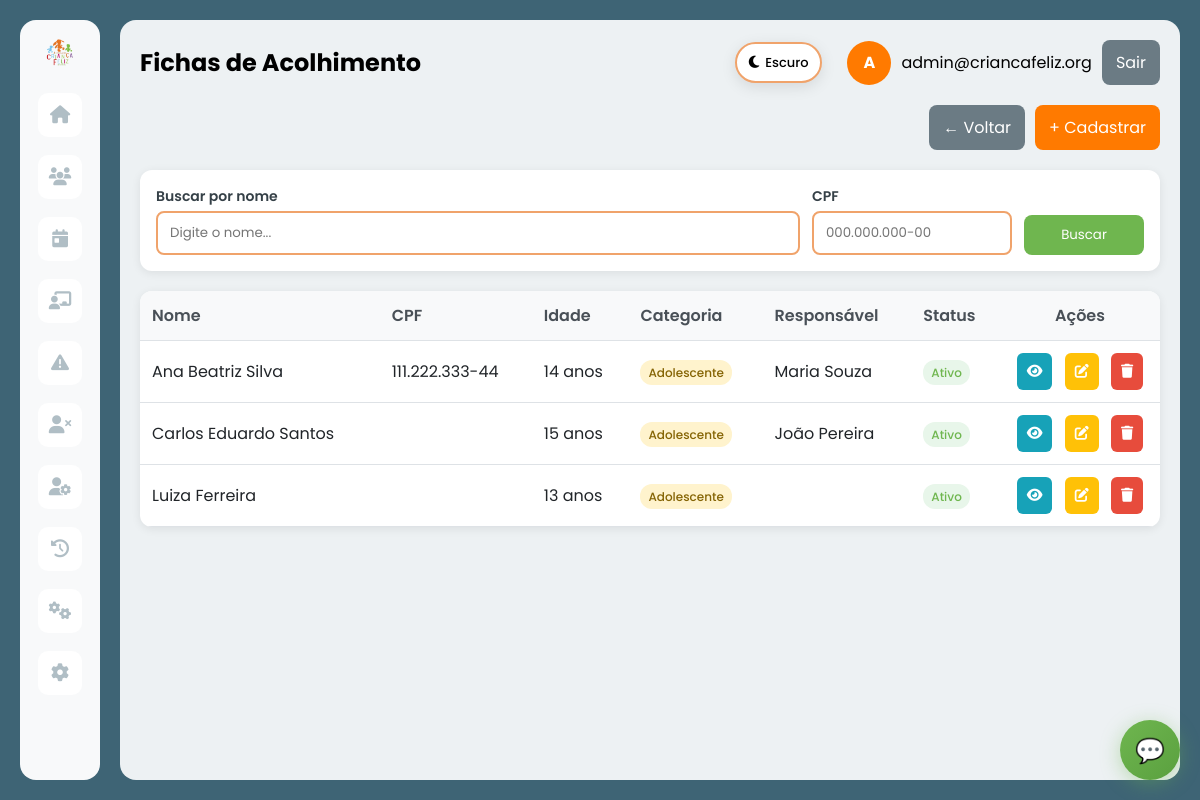
Screenshot of /acolhimento_list.php (signed in) with the database file from the repository.
### tables this page shows
CREATE TABLE IF NOT EXISTS `atendido` (
  `idatendido` int(11) NOT NULL,
  `status` varchar(20) DEFAULT NULL,
  `data_cadastro` date DEFAULT NULL,
  `data_acolhimento` date DEFAULT NULL,
  `nome` varchar(100) DEFAULT NULL,
  `data_nascimento` date DEFAULT NULL,
  `faixa_etaria` varchar(20) DEFAULT NULL,
  `cpf` varchar(14) DEFAULT NULL,
  `rg` varchar(20) DEFAULT NULL,
  `endereco` varchar(255) DEFAULT NULL,
  `foto` varchar(255) DEFAULT NULL,
  `id_responsavel` int(11) DEFAULT NULL
);

CREATE TABLE IF NOT EXISTS `responsavel` (
  `idresponsavel` int(11) NOT NULL,
  `nome` varchar(100) DEFAULT NULL,
  `cpf` varchar(14) DEFAULT NULL,
  `rg` varchar(20) DEFAULT NULL,
  `telefone` varchar(15) DEFAULT NULL,
  `email` varchar(100) DEFAULT NULL,
  `parentesco` varchar(50) DEFAULT NULL,
  `endereco` varchar(255) DEFAULT NULL,
  `numero` varchar(20) DEFAULT NULL,
  `complemento` varchar(100) DEFAULT NULL,
  `bairro` varchar(100) DEFAULT NULL,
  `cidade` varchar(100) DEFAULT NULL,
  `cep` varchar(10) DEFAULT NULL
);

### app/Controllers/BaseController.php (called while the page is built, shortened)
<?php
class BaseController {
    protected $authService;
    public function __construct() {
        $this->authService = new AuthService();
    }
    protected function renderWithLayout($layout, $view, $data = []) {
        $data['currentUser'] = $this->authService->getCurrentUser();
        $data['isLoggedIn'] = $this->authService->isLoggedIn();
        $data['old_input'] = $_SESSION['old_input'] ?? [];
        view($view, $data);
    }
    protected function requireAuth() {
        $this->authService->requireAuth();
    }
}

### app/Controllers/AcolhimentoController.php (called while the page is built, shortened)
<?php
class AcolhimentoController extends BaseController {
    private $acolhimentoService;
    public function __construct() {
        $this->acolhimentoService = new AcolhimentoService();
    }
    public function index() {
        try {
            $page = intval($this->getParam('page', 1));
            $perPage = 10;
            $result = $this->acolhimentoService->listFichas($page, $perPage);
            $data = [
                'title' => 'Fichas de Acolhimento',
                'fichas' => $result['data'] ?? [],
                'pagination' => [
                    'current_page' => $result['current_page'] ?? 1,
                    'last_page' => $result['last_page'] ?? 1,
                    'total' => $result['total'] ?? 0,
                    'per_page' => $result['per_page'] ?? 10
                ],
                'current_page' => $result['current_page'] ?? 1,
                'last_page' => $result['last_page'] ?? 1,
                'per_page' => $result['per_page'] ?? 10,
                'messages' => $this->getFlashMessages(),
                'csrf_token' => $this->generateCSRF()
            ];
            $this->renderWithLayout('main', 'acolhimento/index', $data);
        } catch (Exception $e) {
            $this->handleException($e);
        }
    }
}

### app/Models/AcolhimentoDB.php (called while the page is built, shortened)
<?php
class AcolhimentoDB extends BaseModelDB {
    public function listFichas($page = 1, $perPage = 10) {
        $offset = ($page - 1) * $perPage;
        $stmt = $this->query("
            SELECT
                a.idatendido as id,
                a.nome as nome_completo,
                a.cpf,
                a.data_nascimento,
                a.status,
                r.nome as nome_responsavel
            FROM Atendido a
            LEFT JOIN Responsavel r ON a.id_responsavel = r.idresponsavel
            ORDER BY a.data_cadastro DESC
            LIMIT ? OFFSET ?
        ", [$perPage, $offset]);
        $fichas = $stmt->fetchAll();
        $stmt = $this->query("
            SELECT COUNT(*) as total
            FROM Atendido a
        ");
        $result = $stmt->fetch();
        $total = $result['total'];
        return [
            'data' => $fichas,
            'total' => $total,
            'current_page' => $page,
            'last_page' => ceil($total / $perPage),
            'per_page' => $perPage,
            'page' => $page,
            'perPage' => $perPage,
            'totalPages' => ceil($total / $perPage)
        ];
    }
}

### app/Models/BaseModelDB.php (called while the page is built, shortened)
<?php
abstract class BaseModelDB {
    protected $pdo;
    public function __construct($table, $primaryKey = 'id') {
        $this->pdo = Database::getConnection();
    }
    protected function query($sql, $params = []) {
        $stmt = $this->pdo->prepare($sql);
        $stmt->execute($params);
        return $stmt;
    }
}

### app/Config/Database.php (called while the page is built, shortened)
<?php
class Database {
    private static $host = null;
    private static $dbname = null;
    private static $username = null;
    private static $password = null;
    private static $port = null;
    private static $charset = 'utf8mb4';
    private static $pdo = null;
    private static function initConfig() {
        if (self::$host === null) {
            self::$host = getenv('DB_HOST') ?: 'localhost';
            self::$port = getenv('DB_PORT') ?: '3306';
            self::$dbname = getenv('DB_DATABASE') ?: (getenv('DB_NAME') ?: 'criancafeliz_db');
            self::$username = getenv('DB_USERNAME') ?: (getenv('DB_USER') ?: 'criancafeliz_criancafeliz');
            self::$password = getenv('DB_PASSWORD') !== false ? getenv('DB_PASSWORD') : 'Windows10@';
        }
    }
    public static function getConnection() {
        if (self::$pdo === null) {
            try {
                $dsn = "mysql:host=" . self::$host . ";port=" . self::$port . ";dbname=" . self::$dbname . ";charset=" . self::$charset;
                $options = [
                    PDO::ATTR_ERRMODE            => PDO::ERRMODE_EXCEPTION,
                    PDO::ATTR_DEFAULT_FETCH_MODE => PDO::FETCH_ASSOC,
                    PDO::ATTR_EMULATE_PREPARES   => false,
                    PDO::MYSQL_ATTR_INIT_COMMAND => "SET NAMES utf8mb4"
                ];
                self::$pdo = new PDO($dsn, self::$username, self::$password, $options);
            } catch (PDOException $e) {
                error_log('❌ ERRO ao conectar ao banco: ' . $e->getMessage());
                throw new Exception('Erro ao conectar ao banco de dados: ' . $e->getMessage());
            }
        }
        return self::$pdo;
    }
}

### app/Services/AcolhimentoService.php (called while the page is built, shortened)
<?php
class AcolhimentoService {
    private $acolhimentoModel;
    public function __construct() {
        $this->acolhimentoModel = App::getAcolhimentoModel();
    }
    public function listFichas($page = 1, $perPage = 10) {
        if (method_exists($this->acolhimentoModel, 'listFichas')) {
            return $this->acolhimentoModel->listFichas($page, $perPage);
        }
        return $this->acolhimentoModel->paginate($page, $perPage);
    }
}

### app/Views/acolhimento/index.php (the view, shortened to what this page needs)
<?php
$isAdmin = (isset($currentUser) && isset($currentUser['role']) && $currentUser['role'] === 'admin');
?>
<div class="actions" style="display:flex; gap:10px; justify-content:flex-end; margin-bottom:20px;">
    <a href="prontuarios.php" class="btn secondary" style="background:#6b7b84; color:#fff; border:none; padding:10px 14px; border-radius:8px; cursor:pointer; text-decoration:none;">← Voltar</a>
    <?php if ($isAdmin): ?>
    <a href="acolhimento_form.php" class="btn" style="background:#ff7a00; color:#fff; border:none; padding:10px 14px; border-radius:8px; cursor:pointer; text-decoration:none;">+ Cadastrar</a>
    <?php endif; ?>
</div>
<div class="search-filters" style="background:#fff; border-radius:12px; padding:16px; margin-bottom:20px; box-shadow: 0 2px 10px rgba(0,0,0,.08);">
    <form method="GET" style="display:grid; grid-template-columns: 1fr 200px 120px; gap:12px; align-items:end;">
        <div>
            <label style="font-size:14px; color:#354047; font-weight:600; display:block; margin-bottom:4px;">Buscar por nome</label>
            <input type="text" name="q" placeholder="Digite o nome..." value="<?php echo htmlspecialchars($_GET['q'] ?? ''); ?>"
                   style="padding:10px 12px; border:2px solid #f0a36b; border-radius:8px; font-family:Poppins; background:#fff; width:100%; box-sizing:border-box;">
        </div>
        <div>
            <label style="font-size:14px; color:#354047; font-weight:600; display:block; margin-bottom:4px;">CPF</label>
            <input type="text" name="cpf" placeholder="000.000.000-00" value="<?php echo htmlspecialchars($_GET['cpf'] ?? ''); ?>"
                   style="padding:10px 12px; border:2px solid #f0a36b; border-radius:8px; font-family:Poppins; background:#fff; width:100%; box-sizing:border-box;">
        </div>
        <div>
            <button type="submit" class="btn" style="background:#6fb64f; color:#fff; border:none; padding:10px 14px; border-radius:8px; cursor:pointer; width:100%;">Buscar</button>
        </div>
    </form>
</div>
<div class="table-container" style="background:#fff; border-radius:12px; overflow:hidden; box-shadow: 0 2px 10px rgba(0,0,0,.08);">
    <?php if (!empty($fichas)): ?>
        <table style="width:100%; border-collapse:collapse;">
            <thead style="background:#f8f9fa;">
                <tr>
                    <th style="padding:12px; text-align:left; border-bottom:1px solid #dee2e6; font-weight:600; color:#495057;">Nome</th>
                    <th style="padding:12px; text-align:left; border-bottom:1px solid #dee2e6; font-weight:600; color:#495057;">CPF</th>
                    <th style="padding:12px; text-align:left; border-bottom:1px solid #dee2e6; font-weight:600; color:#495057;">Idade</th>
                    <th style="padding:12px; text-align:left; border-bottom:1px solid #dee2e6; font-weight:600; color:#495057;">Categoria</th>
                    <th style="padding:12px; text-align:left; border-bottom:1px solid #dee2e6; font-weight:600; color:#495057;">Responsável</th>
                    <th style="padding:12px; text-align:left; border-bottom:1px solid #dee2e6; font-weight:600; color:#495057;">Status</th>
                    <th style="padding:12px; text-align:center; border-bottom:1px solid #dee2e6; font-weight:600; color:#495057; width:160px;">Ações</th>
                </tr>
            </thead>
            <tbody id="fichas-body">
                <?php foreach ($fichas as $ficha): ?>
                    <tr style="border-bottom:1px solid #dee2e6;">
                        <td style="padding:12px; color:#212529;"><?php echo htmlspecialchars($ficha['nome_completo'] ?? ''); ?></td>
                        <td style="padding:12px; color:#212529;"><?php echo htmlspecialchars($ficha['cpf'] ?? ''); ?></td>
                        <td style="padding:12px; color:#212529;"><?php echo $ficha['idade'] ?? 'N/A'; ?> anos</td>
                        <td style="padding:12px; color:#212529;">
                            <span class="badge <?php echo strtolower($ficha['categoria'] ?? 'indefinido'); ?>"
                                  style="padding:4px 8px; border-radius:12px; font-size:12px; font-weight:500;
                                         <?php
                                         $categoria = strtolower($ficha['categoria'] ?? 'indefinido');
                                         if ($categoria === 'criança') echo 'background:#e8f6ea; color:#6fb64f;';
                                         elseif ($categoria === 'adolescente') echo 'background:#fff3cd; color:#856404;';
                                         elseif ($categoria === 'adulto') echo 'background:#d1ecf1; color:#0c5460;';
                                         else echo 'background:#f8d7da; color:#721c24;';
                                         ?>">
                                <?php echo ucfirst($ficha['categoria'] ?? 'Indefinido'); ?>
                            </span>
                        </td>
                        <td style="padding:12px; color:#212529;"><?php echo htmlspecialchars($ficha['nome_responsavel'] ?? ''); ?></td>
                        <td style="padding:12px; color:#212529;">
                            <span class="status <?php echo strtolower($ficha['status'] ?? 'ativo'); ?>"
                                  style="padding:4px 8px; border-radius:12px; font-size:12px; font-weight:500;
                                         <?php echo ($ficha['status'] ?? 'Ativo') === 'Ativo' ? 'background:#e8f6ea; color:#6fb64f;' : 'background:#f8d7da; color:#721c24;'; ?>">
                                <?php echo $ficha['status'] ?? 'Ativo'; ?>
                            </span>
                        </td>
                        <td style="padding:12px; text-align:center;">
                            <?php if (isset($ficha['id']) && !empty($ficha['id'])): ?>
                                <?php
                                $id = $ficha['id'];
                                $isAdmin = (isset($currentUser) && isset($currentUser['role']) && $currentUser['role'] === 'admin');
                                echo '<a href="acolhimento_view.php?id=' . $id . '" ';
                                echo 'class="btn-icon" ';
                                echo 'title="Visualizar" ';
                                echo 'style="background:#17a2b8; color:#fff; border:none; padding:8px 10px; border-radius:6px; cursor:pointer; text-decoration:none; font-size:14px; margin:0 4px; display:inline-block;">';
                                echo '<i class="fas fa-eye"></i></a> ';
                                if ($isAdmin) {
                                    echo '<a href="acolhimento_form.php?id=' . $id . '" ';
                                    echo 'class="btn-icon" ';
                                    echo 'title="Editar" ';
                                    echo 'style="background:#ffc107; color:#fff; border:none; padding:8px 10px; border-radius:6px; cursor:pointer; text-decoration:none; font-size:14px; margin:0 4px; display:inline-block;">';
                                    echo '<i class="fas fa-edit"></i></a> ';
                                }
                                if ($isAdmin) {
                                    echo '<form method="POST" action="acolhimento_list.php?delete=' . $id . '" style="display:inline; margin:0 4px;" onsubmit="return confirm(\'Tem certeza que deseja excluir esta ficha?\')">';
                                    echo '<button type="submit" class="btn-icon" title="Excluir" style="background:#e74c3c; color:#fff; border:none; padding:8px 10px; border-radius:6px; cursor:pointer; font-size:14px;">';
                                    echo '<i class="fas fa-trash"></i></button>';
                                    echo '</form>';
                                }
                                ?>
                            <?php else: ?>
                                <span style="color: #999; font-size: 12px;">ID inválido</span>
                            <?php endif; ?>
                        </td>
                    </tr>
                <?php endforeach; ?>
            </tbody>
        </table>
    <?php endif; ?>
</div>

### rows the page displays
atendido: nome "Ana Beatriz Silva", cpf "111.222.333-44", idade "14", categoria "Adolescente", id_responsavel.nome "Maria Souza", status "Ativo"
atendido: nome "Carlos Eduardo Santos", idade "15", categoria "Adolescente", id_responsavel.nome "João Pereira", status "Ativo"
atendido: nome "Luiza Ferreira", idade "13", categoria "Adolescente", status "Ativo"

### other values shown
$pageTitle "Fichas de Acolhimento"
substr($currentUser['name'] ?? 'U', 0, 1) "A"
$currentUser['email'] "admin@criancafeliz.org"
